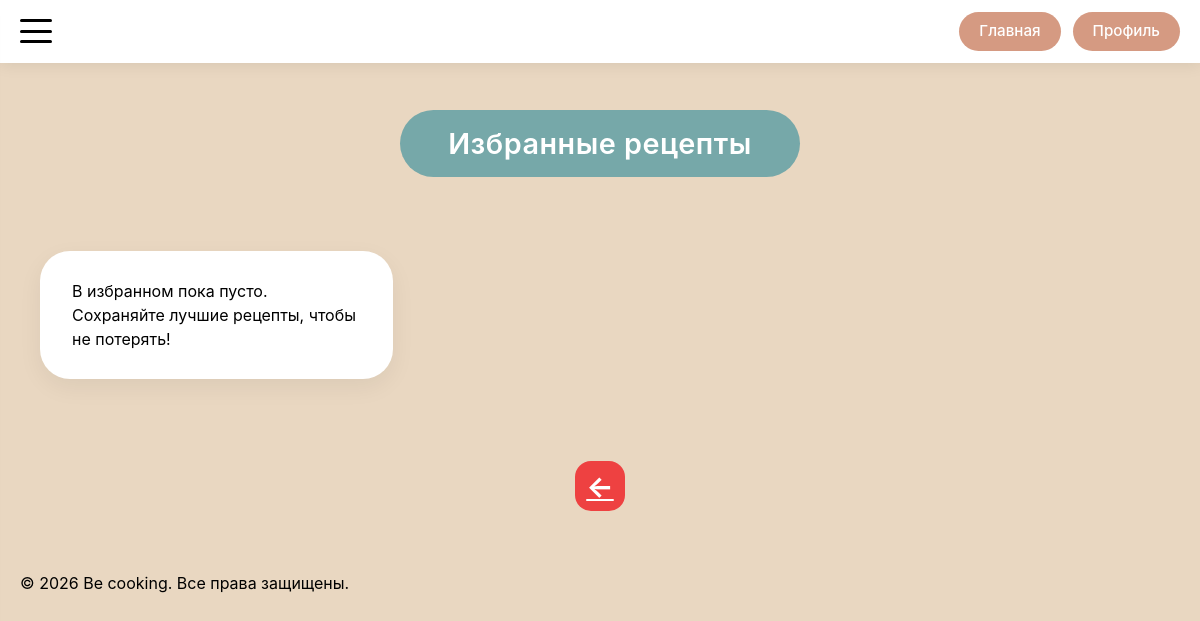
The page /favorites?limit=9&offset=9 (signed in) on the database as committed earlier.
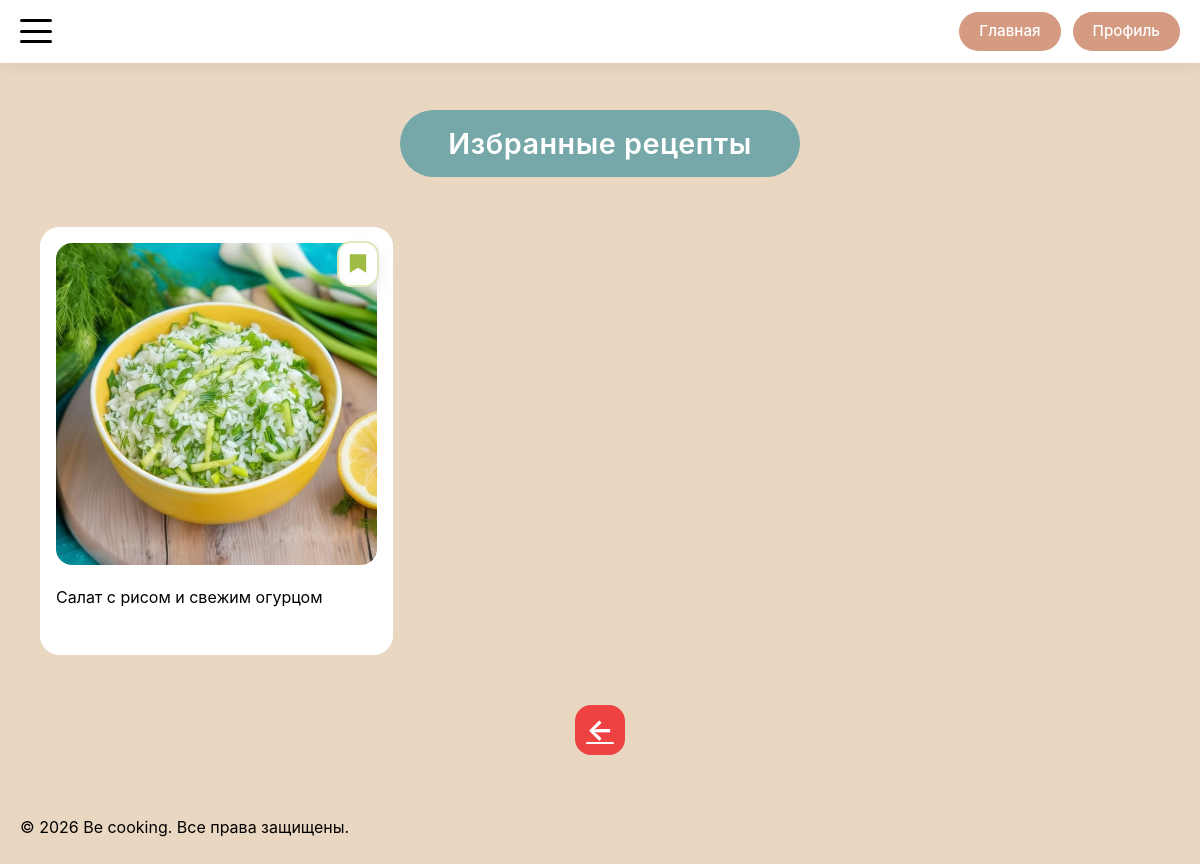
The same page on the database as committed later.
### models.py (models this page shows)
class Recipe(db.Model):
    __tablename__ = 'recipe'
    id = db.Column(db.Integer, primary_key=True)
    title = db.Column(db.String(200), nullable=False)
    description = db.Column(db.Text)
    author_id = db.Column(db.Integer, db.ForeignKey('user.id'), nullable=False)
    status = db.Column(db.Enum(RecipeStatusEnum), nullable=False, default=RecipeStatusEnum.PENDING)
    created_at = db.Column(db.DateTime, default=datetime.utcnow)
    updated_at = db.Column(db.DateTime, default=datetime.utcnow, onupdate=datetime.utcnow)
    main_image_url = db.Column(db.String(300))
    calories = db.Column(db.Float, nullable=True)
    proteins = db.Column(db.Float, nullable=True)
    fats = db.Column(db.Float, nullable=True)
    carbohydrates = db.Column(db.Float, nullable=True)
    ingredients = db.Column(db.JSON)  # В SQLAlchemy JSON может хранить массивы
    steps = db.relationship('RecipeStep', backref='recipe', lazy='dynamic', cascade='all, delete-orphan')
    comments = db.relationship('Comment', backref='recipe', lazy='dynamic', cascade='all, delete-orphan')
    notes = db.relationship('Note', backref='recipe', lazy='dynamic', cascade='all, delete-orphan')
    favorites = db.relationship('Favorite', backref='recipe', lazy='dynamic', cascade='all, delete-orphan')
    cart_items = db.relationship('CartItem', backref='recipe', lazy='dynamic', cascade='all, delete-orphan')

### routes/recipe_routes.py (the view)
@app.route('/favorites')
@login_required
def favorites():
    limit = request.args.get('limit', 9, type=int)
    offset = request.args.get('offset', 0, type=int)
    favorites_query = (
        Recipe.query
        .join(Favorite, Favorite.recipe_id == Recipe.id)
        .filter(Favorite.user_id == current_user.id)
        .order_by(Favorite.created_at.desc())
    )
    total = favorites_query.count()
    favorite_recipes = favorites_query.offset(offset).limit(limit).all()
    has_next = offset + limit < total
    has_prev = offset > 0
    return render_template(
        'favorites/favorites.html',
        favorites=favorite_recipes,
        limit=limit,
        offset=offset,
        has_next=has_next,
        has_prev=has_prev
    )

### app.py (called while the page is built)
@login_manager.user_loader
def load_user(user_id):
    return User.query.get(int(user_id))

@app.context_processor
def inject_enums():
    return dict(UserRoleEnum=UserRoleEnum)

### templates/favorites/favorites.html (shortened to what this page needs)
{% extends 'base/base.html' %}
{% block main_class %}favorites-main{% endblock %}
{% block container_class %}favorites-container{% endblock %}
{% block content %}
<div class="favorites-header-wrapper">
    <h1 class="favorites-title">Избранные рецепты</h1>
</div>
<div class="favorites-grid">
    {% for recipe in favorites %}
    {% with
    item = recipe,
    card_name = recipe,
    detail_endpoint = 'recipe_detail',
    item_id = recipe.id
    %}
    {% include 'components/_favorite_card.html' %}
    {% endwith %}
    {% else %}
    <div class="empty-state">
        <p>В избранном пока пусто. Сохраняйте лучшие рецепты, чтобы не потерять!</p>
    </div>
    {% endfor %}
</div>
<div class="gallery-pagination">
    {% if has_prev %}
    <a href="{{ url_for('favorites', limit=limit, offset=offset-limit) }}" class="pagination-btn">←</a>
    {% endif %}
</div>
{% endblock %}

### templates/components/_favorite_card.html
<div class="favorite-card" id="favorite-{{ item.id }}">
    <form action="{{ url_for('remove_favorite', recipe_id=item.id) }}" method="POST">
        <button
            type="submit"
            class="favorite-flag-btn is-active"
            aria-label="Удалить из избранного"
            title="Удалить из избранного"
        >
            <svg width="20" height="24" viewBox="0 0 24 28" fill="none" xmlns="http://www.w3.org/2000/svg">
                <path d="M2 2H22V24L12 18L2 24V2Z"/>
            </svg>
        </button>
    </form>
    {% include 'components/_card.html' %}
</div>

### templates/components/_card.html (shortened to what this page needs)
{% if detail_endpoint == 'recipe_detail' or  detail_endpoint == 'recipe_manage' %}
<div class="card">
    <a href="{{ url_for(detail_endpoint, recipe_id=item_id) }}"
       class="card-link">
        <div class="card-inner">
            <div class="card-image">
                <img src="{{ recipe.main_image_url if (recipe and recipe.main_image_url) else 'https://placehold.co/400x300' }}"
                     alt="{{ recipe.title if recipe else 'Рецепт' }}">
            </div>
            <div class="card-text">{{ recipe.title if recipe else 'Рецепт' }}</div>
        </div>
    </a>
</div>
{% endif %}

Rows that differ between the two databases and show on the page:
added Recipe: main_image_url (picture), title "Салат с рисом и свежим огурцом"
Other text that changed with them:
text no longer shown: "В избранном пока пусто. Сохраняйте лучшие рецепты, чтобы не потерять!"
